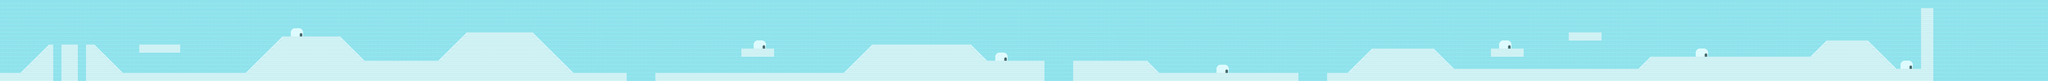

A level layout from a 2D game, rendered from its tile map. Below: a short description, then the map file with tile-grid data replaced by summaries:
An orthogonal 500x20 tile map with 32x32 px tiles, 3 tile layers (PatronesFondo, PatronesTerreno, Decoracion) and 46 objects.

<map version="1.0" orientation="orthogonal" renderorder="right-down" width="500" height="20" tilewidth="32" tileheight="32" nextobjectid="94">
 <tileset firstgid="1" name="tiles32" tilewidth="32" tileheight="32" tilecount="98" columns="14">
  <image source="tiles32.png" width="448" height="224" />
 </tileset>
 <layer name="PatronesFondo" width="500" height="20">
  <data>[10000 cells, 10000 non-empty, 1 distinct tile ids]</data>
 </layer>
 <layer name="PatronesTerreno" width="500" height="20">
  <data>[10000 cells, 2451 non-empty, 3 distinct tile ids]</data>
 </layer>
 <layer name="Decoracion" width="500" height="20">
  <data>[10000 cells, 42 non-empty, 6 distinct tile ids]</data>
 </layer>
 <objectgroup name="Suelos">
  <object id="1" x="4" y="578">
   <polyline points="0,0 155,-2 381,-227 412,-226 412,59" />
  </object>
  <object id="2" x="480" y="639">
   <polyline points="0,0 0,-287 129,-287 128,0" />
  </object>
  <object id="4" x="1089" y="416">
   <polyline points="0,0 0,-62 320,-63 319,0 1,1" />
  </object>
  <object id="45" x="5792" y="446">
   <polyline points="0,0 0,-58 252,-62 252,4 8,4" />
  </object>
  <object id="49" x="12256" y="318">
   <polyline points="0,0 0,-60 256,-62 256,2 4,0" />
  </object>
  <object id="50" x="11646" y="450">
   <polyline points="0,0 0,-62 256,-62 256,-4 4,-2" />
  </object>
  <object id="66" x="10368" y="638">
   <polyline points="0,0 2,-58 158,-60 348,-256 834,-256 988,-94 2434,-94 2528,-192 3778,-192 3906,-320 4224,-320 4448,-94 4642,-96 4640,-572 4732,-572 4736,2" />
  </object>
  <object id="69" x="8384" y="640">
   <polyline points="0,0 0,-160 576,-162 666,-66 1762,-66 1760,0" />
  </object>
  <object id="85" x="674" y="642">
   <polyline points="0,0 -2,-290 62,-290 284,-64 1246,-68 1534,-356 1982,-354 2170,-162 2752,-162 2976,-388 3486,-388 3806,-68 4220,-68 4220,-2" />
  </object>
  <object id="86" x="5122" y="640">
   <polyline points="0,0 0,-62 1470,-64 1694,-288 2462,-288 2586,-160 3038,-160 3036,0" />
  </object>
 </objectgroup>
 <objectgroup name="Monedas">
  <object id="13" x="522" y="268" width="40" height="40" />
  <object id="15" x="1078" y="490" width="40" height="40" />
  <object id="16" x="1472" y="486" width="40" height="40" />
  <object id="19" x="2996" y="392" width="40" height="40" />
  <object id="21" x="3772" y="190" width="40" height="40" />
  <object id="22" x="5896" y="494" width="40" height="40" />
  <object id="24" x="6628" y="388" width="40" height="40" />
  <object id="25" x="7922" y="412" width="40" height="40" />
  <object id="28" x="9384" y="486" width="40" height="40" />
  <object id="87" x="4674" y="510" width="40" height="40" />
  <object id="88" x="10430" y="512" width="40" height="40" />
  <object id="89" x="11848" y="328" width="40" height="40" />
  <object id="90" x="13024" y="378" width="40" height="40" />
 </objectgroup>
 <objectgroup name="Enemigos">
  <object id="32" x="6202" y="506" width="46" height="34" />
  <object id="33" x="1228" y="302" width="46" height="34" />
  <object id="70" x="2402" y="236" width="46" height="34" />
  <object id="71" x="3946" y="200" width="46" height="34" />
  <object id="72" x="5828" y="340" width="46" height="34" />
  <object id="73" x="7206" y="294" width="46" height="34" />
  <object id="74" x="8642" y="422" width="46" height="34" />
  <object id="75" x="10804" y="332" width="46" height="34" />
  <object id="76" x="14414" y="264" width="46" height="34" />
  <object id="77" x="12350" y="202" width="46" height="34" />
 </objectgroup>
 <objectgroup name="Vidas">
  <object id="56" x="2000" y="372" width="40" height="40" />
  <object id="57" x="3474" y="294" width="40" height="40" />
  <object id="58" x="5410" y="484" width="40" height="40" />
  <object id="59" x="7444" y="262" width="40" height="40" />
  <object id="91" x="11476" y="474" width="40" height="40" />
  <object id="92" x="13522" y="376" width="40" height="40" />
 </objectgroup>
 <objectgroup name="Pinchos">
  <object id="34" x="3290" y="416" width="72" height="40" />
  <object id="40" x="6286" y="512" width="72" height="40" />
  <object id="41" x="9144" y="512" width="72" height="40" />
  <object id="61" x="8786" y="416" width="72" height="40" />
  <object id="62" x="12670" y="480" width="72" height="40" />
  <object id="63" x="13808" y="384" width="72" height="40" />
  <object id="81" x="10968" y="320" width="72" height="40" />
 </objectgroup>
</map>
